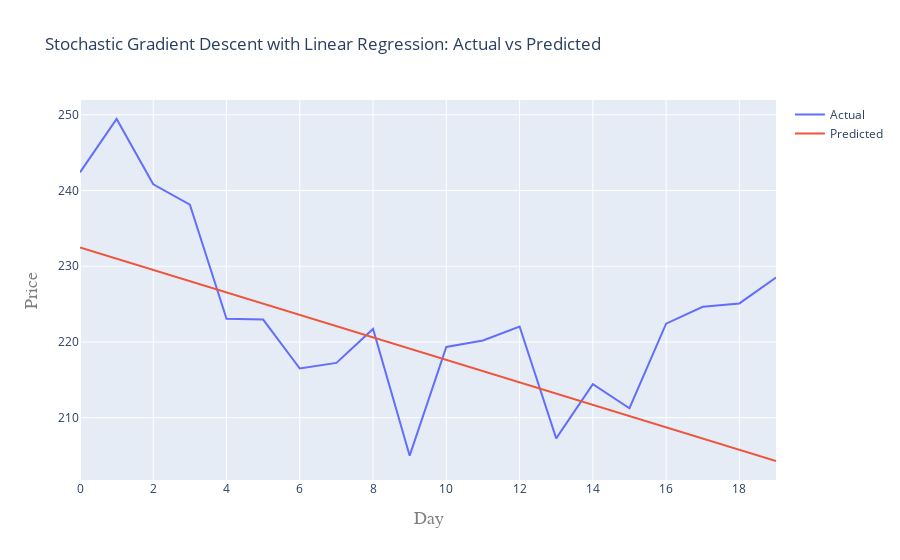

The notebook cell this image was saved under:
### Code cell
iplot(fig3)

### Figure 1 — Plotly figure (JSON) as saved in the notebook; plotly's stock layout.template omitted (floating-point values rounded to 4 significant figures)
{"data": [{"mode": "lines", "name": "Actual", "type": "scatter", "x": [0, 1, 2, 3, 4, 5, 6, 7, 8, 9, 10, 11, 12, 13, 14, 15, 16, 17, 18, 19], "y": [242.4, 249.4, 240.8, 238.1, 223.1, 223.0, 216.5, 217.2, 221.7, 205.0, 219.4, 220.2, 222.0, 207.3, 214.4, 211.2, 222.4, 224.6, 225.1, 228.5]}, {"mode": "lines", "name": "Predicted", "type": "scatter", "x": [0, 1, 2, 3, 4, 5, 6, 7, 8, 9, 10, 11, 12, 13, 14, 15, 16, 17, 18, 19], "y": [232.5, 231.0, 229.5, 228.0, 226.5, 225.1, 223.6, 222.1, 220.6, 219.1, 217.6, 216.2, 214.7, 213.2, 211.7, 210.2, 208.7, 207.3, 205.8, 204.3]}], "layout": {"title": {"text": "Stochastic Gradient Descent with Linear Regression: Actual vs Predicted"}, "xaxis": {"title": {"font": {"color": "#7f7f7f", "family": "Courier New, monospace", "size": 18}, "text": "Day"}}, "yaxis": {"title": {"font": {"color": "#7f7f7f", "family": "Courier New, monospace", "size": 18}, "text": "Price"}}}}
